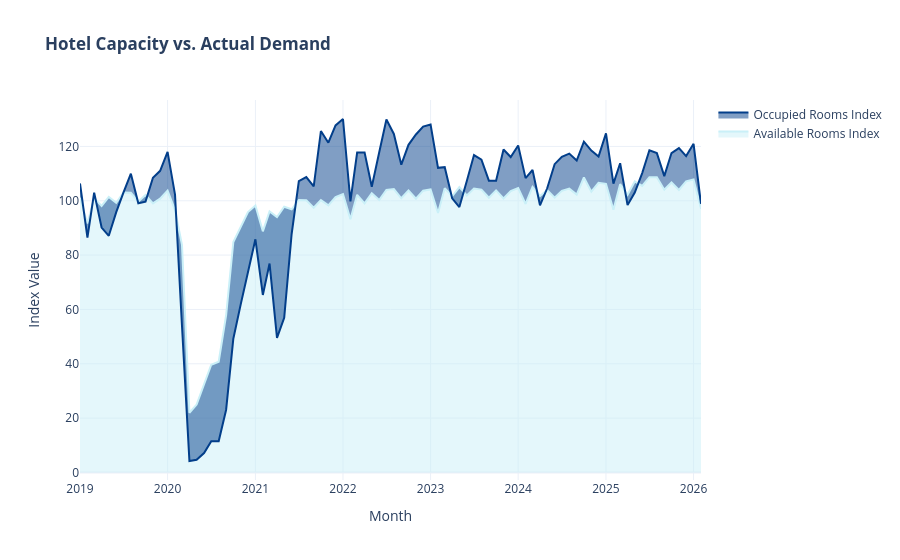

Write notebook code for a chart like this one.
### Code cell
fig3 = go.Figure()

fig3.add_trace(go.Scatter(x=df['Date'], y=df['Hab_Disponibles_Caribe'],
                         fill='tozeroy', name='Available Rooms Index',
                         line_color='#caf0f8'))

fig3.add_trace(go.Scatter(x=df['Date'], y=df['Hab_Ocupadas_Caribe'],
                         fill='tonexty', name='Occupied Rooms Index',
                         line_color='#023e8a'))

fig3.update_layout(title='<b>Hotel Capacity vs. Actual Demand</b>',
                  xaxis_title='Month', yaxis_title='Index Value',
                  template='plotly_white')

fig3.show()
